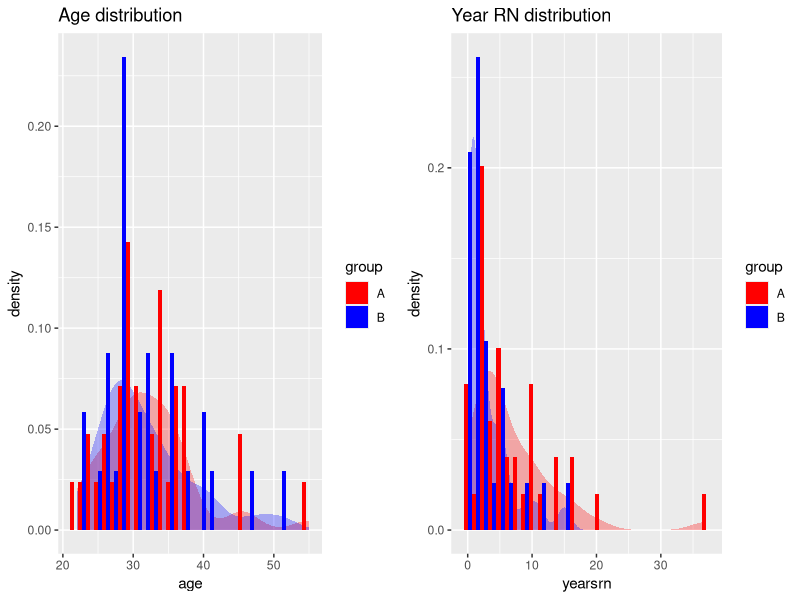

Reproduce this figure in R.
## ---- chunk 1
knitr::opts_chunk$set(comment=NA,
                      echo=FALSE, warning=FALSE, message=FALSE)
## ---- chunk 2
require(dplyr, quiet=T, warn=F)
require(xtable)
require(knitr)
require(ggplot2)
require(gridExtra)

sc <- read.csv('selfcare_processed.csv')
sc.a <- filter(sc, group=="A")
sc.b <- filter(sc, group=="B")
sc12 <- filter(sc, section != 3)
sc12.a <- filter(sc12, group=="A")
sc12.b <- filter(sc12, group=="B")
## ---- chunk 3
m.n <- matrix(c(nrow(sc),nrow(sc.a), nrow(sc.b)), 
            ncol=3, dimnames=list(c("n"), c("Total", "Group A", "Group B")))
m <- rbind(m.n, Female=c(sum(sc$gender=="Female",na.rm=T), sum(sc.a$gender=="Female", na.rm=T),
                     sum(sc.b$gender=="Female", na.rm=T)))
m <- rbind(m, Male=c(sum(sc$gender=="Male",na.rm=T), sum(sc.a$gender=="Male", na.rm=T),
                     sum(sc.b$gender=="Male", na.rm=T)))
m <- rbind(m, "Gender missing"=c(sum(is.na(sc$gender)), sum(is.na(sc.a$gender)),
                     sum(is.na(sc.b$gender))))
m <- rbind(m, White=c(sum(sc$race=="White",na.rm=T), sum(sc.a$race=="White", na.rm=T),
                     sum(sc.b$race=="White", na.rm=T)))
m <- rbind(m, Black=c(sum(sc$race=="Black",na.rm=T), sum(sc.a$race=="Black", na.rm=T),
                     sum(sc.b$race=="Black", na.rm=T)))
m <- rbind(m, Other=c(sum(sc$race=="Other",na.rm=T), sum(sc.a$race=="Other", na.rm=T),
                     sum(sc.b$race=="Other", na.rm=T)))
m <- rbind(m, "Race missing"=c(sum(is.na(sc$race)), sum(is.na(sc.a$race)),
                     sum(is.na(sc.b$race))))

m.tab1 <- kable(m.n)
m.tab2 <- kable(m[2:4,])
m.tab3 <- kable(m[5:8,])

m.tab1
m.tab2
m.tab3
## ---- chunk 4
g1 <- ggplot(data=sc, aes(x=age, fill=group))
g1 <- g1 + stat_density(alpha=.3, position = "identity")
g1 <- g1 + geom_histogram(aes(y=..density..),position="dodge")
g1 <- g1 + scale_fill_manual(values = c("red", "blue"))
g1 <- g1 + ggtitle("Age distribution")

g2 <- ggplot(data=sc, aes(x=yearsrn, fill=group))
g2 <- g2 + stat_density(alpha=.3, position = "identity")
g2 <- g2 + geom_histogram(aes(y=..density..),position="dodge")
g2 <- g2 + scale_fill_manual(values = c("red", "blue"))
g2 <- g2 + ggtitle("Year RN distribution")

grid.arrange(g1, g2, ncol=2)
## ---- chunk 5
sc.a.sum <- summary(sc.a$yearsrn)
sc.b.sum <- summary(sc.b$yearsrn)
sc.yearsrn.sum <- array(c(sc.a.sum[1], sc.b.sum[1],
                          sc.a.sum[3], sc.b.sum[3],
                          sc.a.sum[6], sc.b.sum[6],
                          sc.a.sum[4], sc.b.sum[4],
                          sd(sc.a$yearsrn, na.rm=T), sd(sc.b$yearsrn, na.rm=T),
                          sum(is.na(sc.a$yearsrn)), sum(is.na(sc.b$yearsrn))),
                        dim=c(2,6),
                        dimnames= list(Group=c("A", "B"), 
                                       Summary=c("Min", "Median", "Max", 
                                                 "Mean", "Std Dev", "Missing")))
kable(sc.yearsrn.sum)
sc.yearsrn.tt <- t.test(yearsrn~group, data=sc)
sc.yearsrn.tt
## ---- chunk 6
sc12.a.sum <- summary(sc12.a$yearsrn)
sc12.b.sum <- summary(sc12.b$yearsrn)
sc12.yearsrn.sum <- array(c(sc12.a.sum[1], sc12.b.sum[1],
                          sc12.a.sum[3], sc12.b.sum[3],
                          sc12.a.sum[6], sc12.b.sum[6],
                          sc12.a.sum[4], sc12.b.sum[4],
                          sd(sc12.a$yearsrn, na.rm=T), sd(sc12.b$yearsrn, na.rm=T),
                          sum(is.na(sc12.a$yearsrn)), sum(is.na(sc12.b$yearsrn))),
                        dim=c(2,6),
                        dimnames= list(Group=c("A", "B"), 
                                       Summary=c("Min", "Median", "Max", 
                                                 "Mean", "Std Dev", "Missing")))
kable(sc12.yearsrn.sum)
sc12.yearsrn.tt <- t.test(yearsrn~group, data=sc12)
sc12.yearsrn.tt 
## ---- chunk 7
sc.a.sum <- summary(sc.a$age)
sc.b.sum <- summary(sc.b$age)
sc.age.sum <- array(c(sc.a.sum[1], sc.b.sum[1],
                          sc.a.sum[3], sc.b.sum[3],
                          sc.a.sum[6], sc.b.sum[6],
                          sc.a.sum[4], sc.b.sum[4],
                          sd(sc.a$age, na.rm=T), sd(sc.b$age, na.rm=T),
                          sum(is.na(sc.a$age)), sum(is.na(sc.b$age))),
                        dim=c(2,6),
                        dimnames= list(Group=c("A", "B"), 
                                       Summary=c("Min", "Median", "Max", 
                                                 "Mean", "Std Dev", "Missing")))
kable(sc.age.sum)
sc.age.tt <- t.test(age~group, data=sc)
sc.age.tt
## ---- chunk 8
sc12.a.sum <- summary(sc12.a$age)
sc12.b.sum <- summary(sc12.b$age)
sc12.age.sum <- array(c(sc12.a.sum[1], sc12.b.sum[1],
                          sc12.a.sum[3], sc12.b.sum[3],
                          sc12.a.sum[6], sc12.b.sum[6],
                          sc12.a.sum[4], sc12.b.sum[4],
                          sd(sc12.a$age, na.rm=T), sd(sc12.b$age, na.rm=T),
                          sum(is.na(sc12.a$age)), sum(is.na(sc12.b$age))),
                        dim=c(2,6),
                        dimnames= list(Group=c("A", "B"), 
                                       Summary=c("Min", "Median", "Max", 
                                                 "Mean", "Std Dev", "Missing")))
kable(sc12.age.sum)
sc12.age.tt <- t.test(age~group, data=sc12)
sc12.age.tt
## ---- chunk 9
sc.gender.ct <- table(sc$group, sc$gender)
kable(sc.gender.ct)
sc.gender.ft <- fisher.test(sc.gender.ct)
sc.gender.ft
## ---- chunk 10
sc12.gender.ct <- table(sc12$group, sc12$gender)
kable(sc12.gender.ct)
sc12.gender.ft <- fisher.test(sc12.gender.ct)
sc12.gender.ft
## ---- chunk 11
sc.race.ct <- table(sc$group, sc$race)
kable(sc.race.ct)
sc.race.ft <- fisher.test(sc.race.ct)
sc.race.ft
## ---- chunk 12
sc12.race.ct <- table(sc12$group, sc12$race)
kable(sc12.race.ct)
sc12.race.ft <- fisher.test(sc12.race.ct)
sc12.race.ft
## ---- chunk 13
summary(lm(overall_delta~yearsrn, data=sc))
summary(lm(hr_delta~yearsrn, data=sc))
summary(lm(pa_delta~yearsrn, data=sc))
summary(lm(n_delta~yearsrn, data=sc))
summary(lm(sg_delta~yearsrn, data=sc))
summary(lm(ir_delta~yearsrn, data=sc))
summary(lm(sm_delta~yearsrn, data=sc))
## ---- chunk 14
summary(lm(overall_delta~race, data=sc))
summary(lm(hr_delta~race, data=sc))
summary(lm(pa_delta~race, data=sc))
summary(lm(n_delta~race, data=sc))
summary(lm(sg_delta~race, data=sc))
summary(lm(ir_delta~race, data=sc))
summary(lm(sm_delta~race, data=sc))
## ---- chunk 15
t.test(overall_delta~group, data=sc, alt="g")
t.test(hr_delta~group, data=sc, alt="g")
t.test(pa_delta~group, data=sc, alt="g")
t.test(n_delta~group, data=sc, alt="g")
t.test(sg_delta~group, data=sc, alt="g")
t.test(ir_delta~group, data=sc, alt="g")
t.test(sm_delta~group, data=sc, alt="g")
